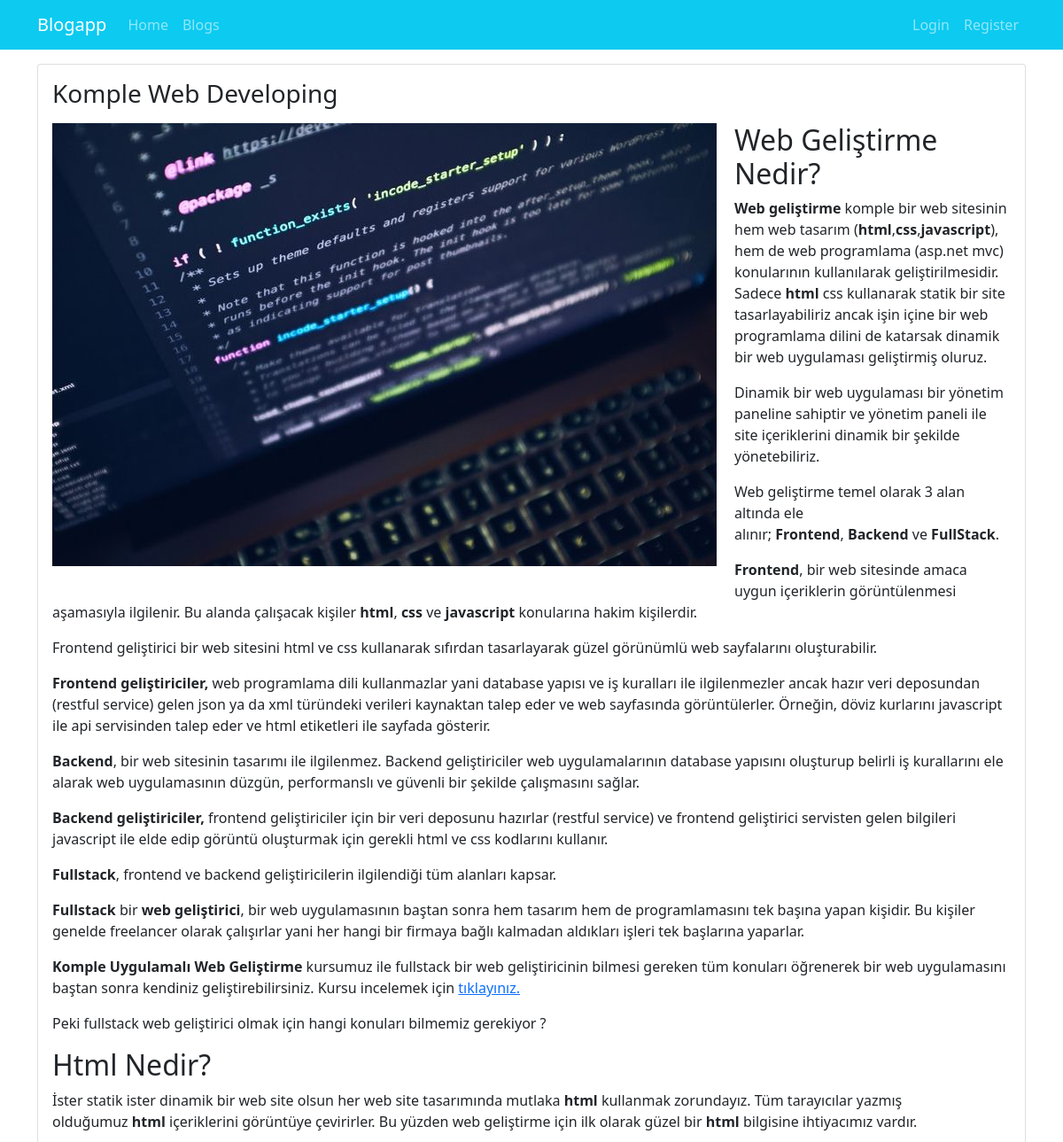
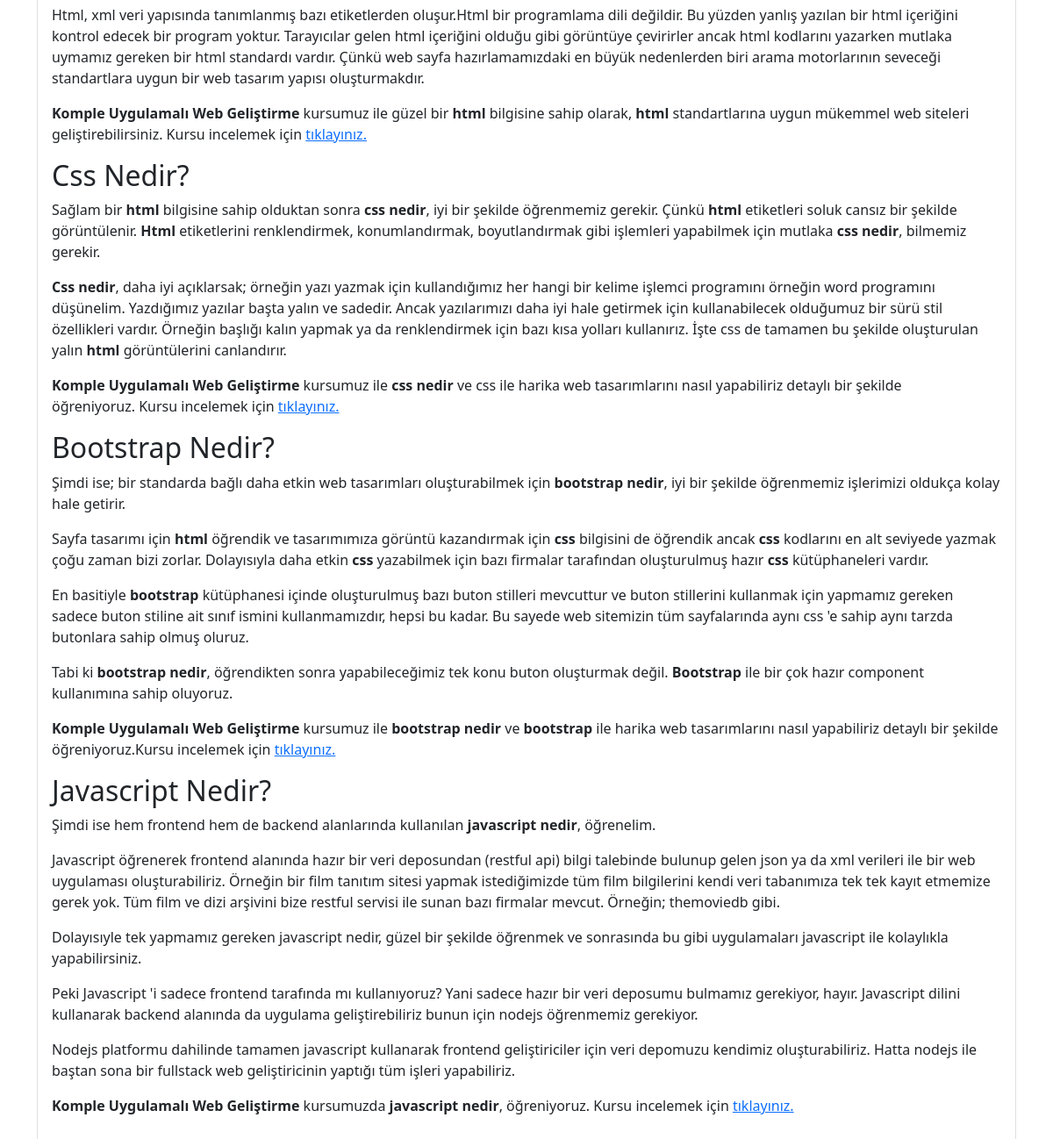
The page /blogs/komple-web-developing on the database its author committed (2 pictures, top to bottom).
### blog/models.py (models this page shows, shortened)
class Blog(models.Model):
    title = models.CharField(max_length=200)
    image = models.ImageField(upload_to="blogs")
    description = RichTextField()
    is_active = models.BooleanField(default=False)
    is_home = models.BooleanField(default=False)
    slug = models.SlugField(null = False, blank =True, unique=True, db_index=True,editable=False)
    categories = models.ManyToManyField(Category, blank=True)

### blog/views.py (the view)
# urls.py: path("blogs/<slug:slug>", views.blog_details, name="blogs_details"),
def blog_details(request, slug):
    blog = Blog.objects.get(slug=slug)
    return render(request, "blog/blog_details.html", {
        "blog": blog
    })

### blog/templates/blog/blog_details.html (shortened to what this page needs)
{% extends "base.html" %}
{% load static %}
{% block content %}
<div class="container mt-3">
    <div class="row">
        <div class="col-12">
            <div class="card mb-3">
                <div class="row">
                    <div class="col-md-12">
                        <div class="card-body">
                            <h1 class="card-title h3 mb-3">
                                {{ blog.title|title }}
                            </h1>
                            <img src="{{ blog.image.url}}" alt="" class="img-fluid" style="float:left; margin-right:20px;
                            margin-bottom: 20px;">
                            <p class="card-text">{{ blog.description|safe}}</p>
                        </div>
                    </div>
                </div>
            </div>
        </div>
    </div>
</div>
{% endblock %}

### rows shown on the page
Blog: title "Komple Web Developing", image (picture), description "Web Geliştirme Nedir? Web geliştirme komple bir web sitesinin hem web tasarım ( html , css , javascript ), hem de web programlama (asp.net mvc) konularının kullanılarak geliştirilmesidir. Sadece html css kullanarak statik bir site tasarlayabiliriz ancak işin içine bir web programlama dilini de katarsak dinamik bir web uygulaması geliştirmiş oluruz. Dinamik bir web uygulaması bir yönetim paneline sahiptir ve yönetim paneli ile site içeriklerini dinamik bir şekilde yönetebiliriz. Web geliştirme temel olarak 3 alan altında ele alınır; Frontend , Backend ve FullStack . Frontend , bir web sitesinde amaca uygun içeriklerin görüntülenmesi aşamasıyla ilgilenir. Bu alanda çalışacak kişiler html ,…"
